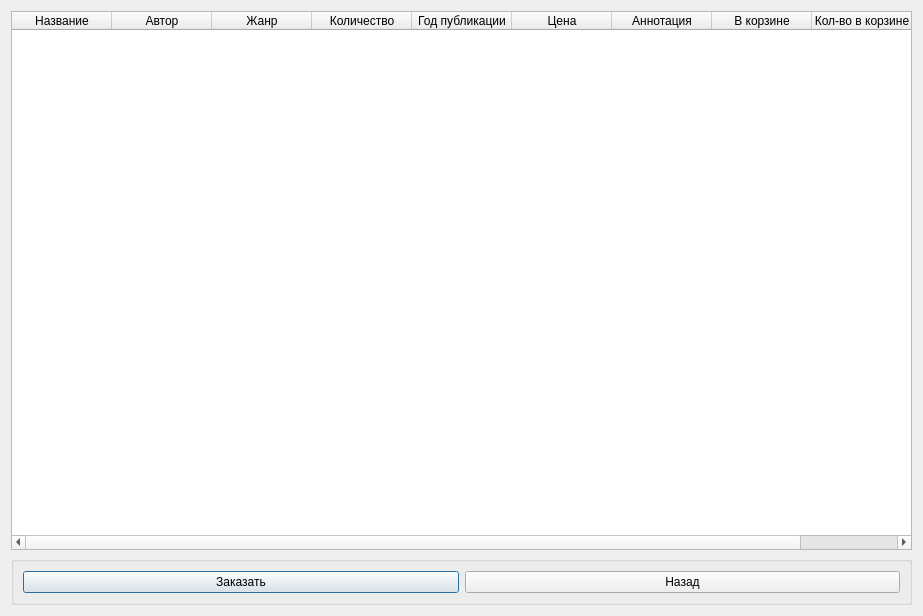
<?xml version="1.0" encoding="UTF-8"?>
<ui version="4.0">
 <class>CreateOrder</class>
 <widget class="QDialog" name="CreateOrder">
  <property name="geometry">
   <rect>
    <x>0</x>
    <y>0</y>
    <width>923</width>
    <height>616</height>
   </rect>
  </property>
  <property name="windowTitle">
   <string>Dialog</string>
  </property>
  <layout class="QGridLayout" name="gridLayout">
   <item row="0" column="0">
    <widget class="QTableWidget" name="create_order_table">
     <property name="editTriggers">
      <set>QAbstractItemView::NoEditTriggers</set>
     </property>
     <attribute name="verticalHeaderVisible">
      <bool>false</bool>
     </attribute>
     <column>
      <property name="text">
       <string>Название</string>
      </property>
     </column>
     <column>
      <property name="text">
       <string>Автор</string>
      </property>
     </column>
     <column>
      <property name="text">
       <string>Жанр</string>
      </property>
     </column>
     <column>
      <property name="text">
       <string>Количество</string>
      </property>
     </column>
     <column>
      <property name="text">
       <string>Год публикации</string>
      </property>
     </column>
     <column>
      <property name="text">
       <string>Цена</string>
      </property>
     </column>
     <column>
      <property name="text">
       <string>Аннотация</string>
      </property>
     </column>
     <column>
      <property name="text">
       <string>В корзине</string>
      </property>
     </column>
     <column>
      <property name="text">
       <string>Кол-во в корзине</string>
      </property>
     </column>
    </widget>
   </item>
   <item row="1" column="0">
    <widget class="QGroupBox" name="groupBox">
     <property name="title">
      <string/>
     </property>
     <layout class="QHBoxLayout" name="horizontalLayout">
      <item>
       <widget class="QPushButton" name="make_order_button">
        <property name="text">
         <string>Заказать</string>
        </property>
       </widget>
      </item>
      <item>
       <widget class="QPushButton" name="back_to_main_button">
        <property name="text">
         <string>Назад</string>
        </property>
       </widget>
      </item>
     </layout>
    </widget>
   </item>
  </layout>
 </widget>
 <resources/>
 <connections/>
</ui>
